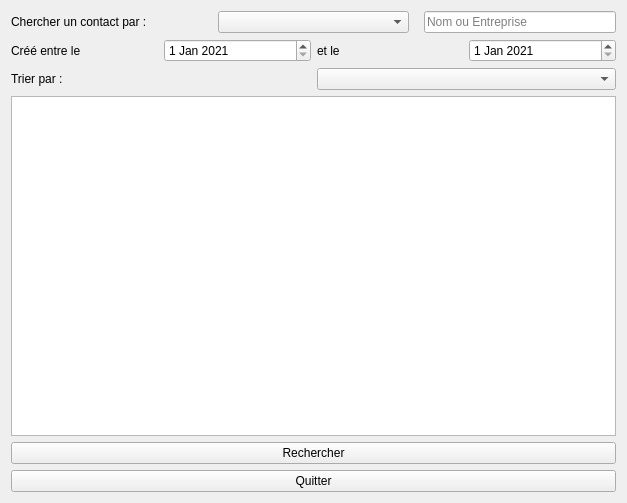
<?xml version="1.0" encoding="UTF-8"?>
<ui version="4.0">
 <class>RechercheContactWindow</class>
 <widget class="QWidget" name="RechercheContactWindow">
  <property name="windowModality">
   <enum>Qt::NonModal</enum>
  </property>
  <property name="geometry">
   <rect>
    <x>0</x>
    <y>0</y>
    <width>627</width>
    <height>503</height>
   </rect>
  </property>
  <property name="windowTitle">
   <string>Chercher un contact</string>
  </property>
  <layout class="QGridLayout" name="gridLayout">
   <item row="4" column="0">
    <widget class="QPushButton" name="validButton">
     <property name="text">
      <string>Rechercher</string>
     </property>
    </widget>
   </item>
   <item row="0" column="0">
    <layout class="QVBoxLayout" name="verticalLayout">
     <item>
      <layout class="QHBoxLayout" name="horizontalLayout">
       <property name="spacing">
        <number>15</number>
       </property>
       <item>
        <widget class="QLabel" name="label">
         <property name="text">
          <string>Chercher un contact par :</string>
         </property>
        </widget>
       </item>
       <item>
        <widget class="QComboBox" name="rechercheContactComboBox"/>
       </item>
       <item>
        <widget class="QLineEdit" name="rechercheLineEdit">
         <property name="sizePolicy">
          <sizepolicy hsizetype="Preferred" vsizetype="Fixed">
           <horstretch>0</horstretch>
           <verstretch>0</verstretch>
          </sizepolicy>
         </property>
         <property name="placeholderText">
          <string>Nom ou Entreprise</string>
         </property>
        </widget>
       </item>
      </layout>
     </item>
     <item>
      <layout class="QHBoxLayout" name="horizontalLayout_2">
       <item>
        <widget class="QLabel" name="label_2">
         <property name="text">
          <string>Créé entre le</string>
         </property>
        </widget>
       </item>
       <item>
        <widget class="QDateEdit" name="dateEditDebut">
         <property name="dateTime">
          <datetime>
           <hour>0</hour>
           <minute>0</minute>
           <second>0</second>
           <year>2021</year>
           <month>1</month>
           <day>1</day>
          </datetime>
         </property>
        </widget>
       </item>
       <item>
        <widget class="QLabel" name="label_3">
         <property name="text">
          <string>et le</string>
         </property>
        </widget>
       </item>
       <item>
        <widget class="QDateEdit" name="dateEditFin">
         <property name="dateTime">
          <datetime>
           <hour>0</hour>
           <minute>0</minute>
           <second>0</second>
           <year>2021</year>
           <month>1</month>
           <day>1</day>
          </datetime>
         </property>
        </widget>
       </item>
      </layout>
     </item>
     <item>
      <layout class="QHBoxLayout" name="horizontalLayout_3">
       <item>
        <widget class="QLabel" name="label_4">
         <property name="text">
          <string>Trier par :</string>
         </property>
        </widget>
       </item>
       <item>
        <widget class="QComboBox" name="triListeComboBox"/>
       </item>
      </layout>
     </item>
    </layout>
   </item>
   <item row="5" column="0">
    <widget class="QPushButton" name="quitButton">
     <property name="text">
      <string>Quitter</string>
     </property>
    </widget>
   </item>
   <item row="3" column="0">
    <widget class="QListView" name="listeContacts">
     <property name="cursor" stdset="0">
      <cursorShape>ArrowCursor</cursorShape>
     </property>
     <property name="focusPolicy">
      <enum>Qt::NoFocus</enum>
     </property>
     <property name="editTriggers">
      <set>QAbstractItemView::NoEditTriggers</set>
     </property>
     <property name="tabKeyNavigation">
      <bool>true</bool>
     </property>
    </widget>
   </item>
  </layout>
 </widget>
 <resources/>
 <connections/>
</ui>
